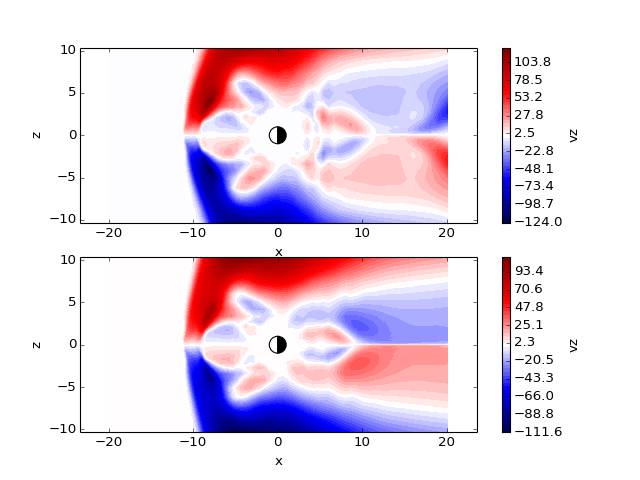

Write Python code to recreate this figure.
from matplotlib import pyplot as plt

import viscid
from viscid.plot import mpl

f3d = viscid.load_file(_viscid_root + '/../sample/sample.3df.xdmf')

ax1 = plt.subplot2grid((2, 1), (0, 0))
f3d.activate_time(0)
mpl.plot(f3d["vz"]["x=-20:20,y=0,z=-10:10"], style="contourf",
         levels=50, plot_opts="lin_0,earth")

# share axes so this plot pans/zooms with the first
plt.subplot2grid((2, 1), (1, 0), sharex=ax1, sharey=ax1)
f3d.activate_time(-1)
mpl.plot(f3d["vz"]["x=-20:20,y=0,z=-10:10"], style="contourf",
         levels=50, plot_opts="lin_0,earth")
